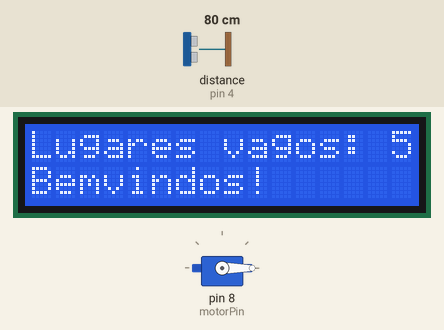
Recording of a sketch running on a simulated Arduino Uno, built with avr-gcc and run on an emulated ATmega328P. Shown: 16×2 character LCD, servo. The test bench sets the inputs (shaded band); at power-on: distance to the obstacle (sensor on pin 4) 80 cm. The echo pulse lasts 58.3 µs per cm; what the sketch prints to the serial monitor is not drawn.

Above: at 1.2 s.
1.3 s: distance to the obstacle (sensor on pin 4) set to 11 cm
2.8 s: distance to the obstacle (sensor on pin 4) set to 8 cm
At 4.2 s:
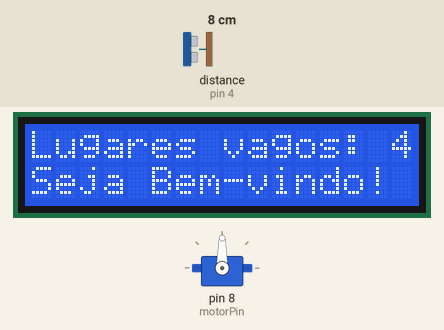
At 29.1 s:
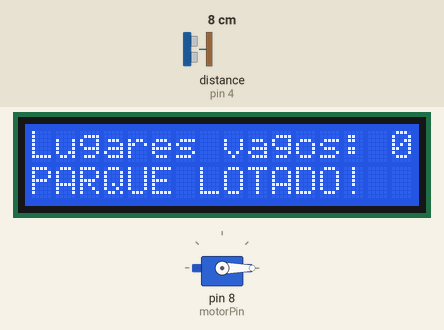
Timing chart, 0 to 29.8 s (numbered marks = the images above; inputs shaded):
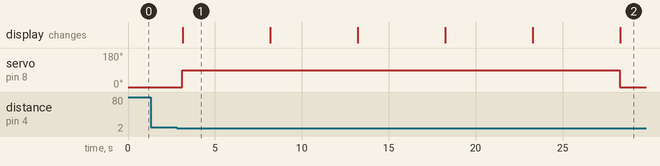

The sketch:

PROJETO_Arduino_Parking.ino
```cpp
#include <Ultrasonic.h>

/*
Formação Programação em Arduino
PROJETO FINAL
Luísa Azevedo
 * ----------------------------------
 */

#include <Wire.h>
#include <LiquidCrystal_I2C.h>
#include <Servo.h>

#define TRIGGER_PIN  2
#define ECHO_PIN     4

Ultrasonic ultrasonic(TRIGGER_PIN, ECHO_PIN);
LiquidCrystal_I2C lcd(0x27, 16,2);

const int motorPin = 8, potPin = A0;
int pot, angulo;
int nlvagos = 5;  // nº de lugares de estacionamento disponíveis

Servo myServo;

void setup()  {
  lcd.init();
  lcd.backlight();

  myServo.attach(motorPin, 500, 2500);
  myServo.write(0);
  lcd.setCursor(0, 0);
  lcd.print("Lugares vagos: " + (String) nlvagos);
  lcd.setCursor(0, 1);
  lcd.print("Bemvindos!");

  Serial.begin(9600);
  }

void loop() {
  float distancia;
  long tempo= ultrasonic.timing();

  distancia = ultrasonic.convert(tempo, Ultrasonic::CM);
  Serial.print("Tempo: " + (String) tempo);
  Serial.println(" Distância: " + (String) distancia);

  if(distancia<10 && nlvagos>=1) {
    myServo.write(90);
    Serial.println("Abrir");

    nlvagos = nlvagos - 1;
    lcd.setCursor(0, 0);
    lcd.print("Lugares vagos: " + (String) nlvagos);
    lcd.setCursor(0, 1);
    lcd.print("Seja Bem-vindo!");

    delay(5000);
  } else {
    if(nlvagos<1){
      myServo.write(0);
      Serial.println("Fechar");
      lcd.setCursor(0, 0);
      lcd.print("Lugares vagos: " + (String) nlvagos);
      lcd.setCursor(0, 1);
      lcd.print("PARQUE LOTADO! ");
      delay(500);
    } else {
       myServo.write(0);
       Serial.println("Fechar");

       delay(500);

    }

  }
}
```

Measured:
- the behaviour switches between 10 and 9 cm on distance to the obstacle (sensor on pin 4) (found by bisection; images 0 and 1)
- after the input at 1.3 s, every drawn part: stays the same
- after the input at 2.8 s, servo on pin 8 (motorPin): 0° → 90° after 0.32 s, → 0° 25.2 s later; the display: changes after 0.35 s (image 1)
- what the display in image 1 shows lasts 5.1 s, from 3.1 s to 8.2 s
